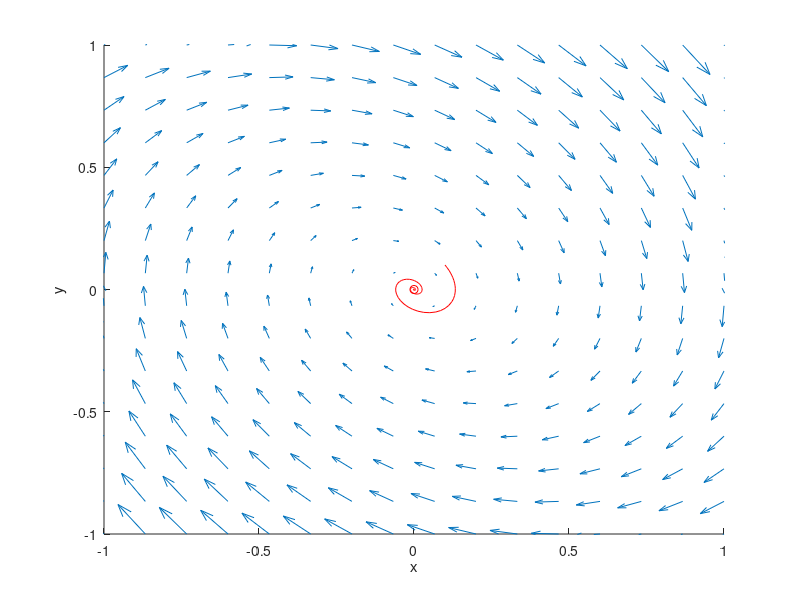

Recreate this plot in MATLAB.
% parameters
a = 0;
b = 2;
c = -2;
d = -1;

% 1. a=0, b=-2, c=2, d=1 || a=-1, b=-2, c=2, d=0 -> either derivative is only dependent on itself
% 2. a=-x, b=0, c=0, d=-x -> straight attraction
% 3. a=-1, b=0, c=2, d=1 || a=-1, b=-2, c=0, d=1 -> either derivative is only dependent on the other variable
% 4. a=x, b=0, c=0, d=x -> straight repulsions
% 5. a=-1, b=-2, c=2, d=1 -> 
% 6. a=1, b=2, c=2, d=1 -> saddle

% model equations
f =@(x, y) a * x + b * y;
g =@(x, y) c * x + d * y;

[T, X] = ode45(@(t, x)[f(x(1), x(2)); g(x(1), x(2))], [0, 1000], [.1, .1]);

figure(1); hold on;
set(gca, 'xlim', [-1, 1], 'ylim', [-1, 1])
ylabel('y')
xlabel('x')

xArray = linspace(-1, 1, 16);
yArray = linspace(-1, 1, 16);

[xMesh, yMesh] = meshgrid(xArray, yArray);

% Matlab arrow plot
quiver(xMesh, yMesh, f(xMesh, yMesh), g(xMesh, yMesh));

plot(X(:, 1), X(:, 2), '-r')
plot(X(end, 1), X(end, 2), 'or')

pause()
